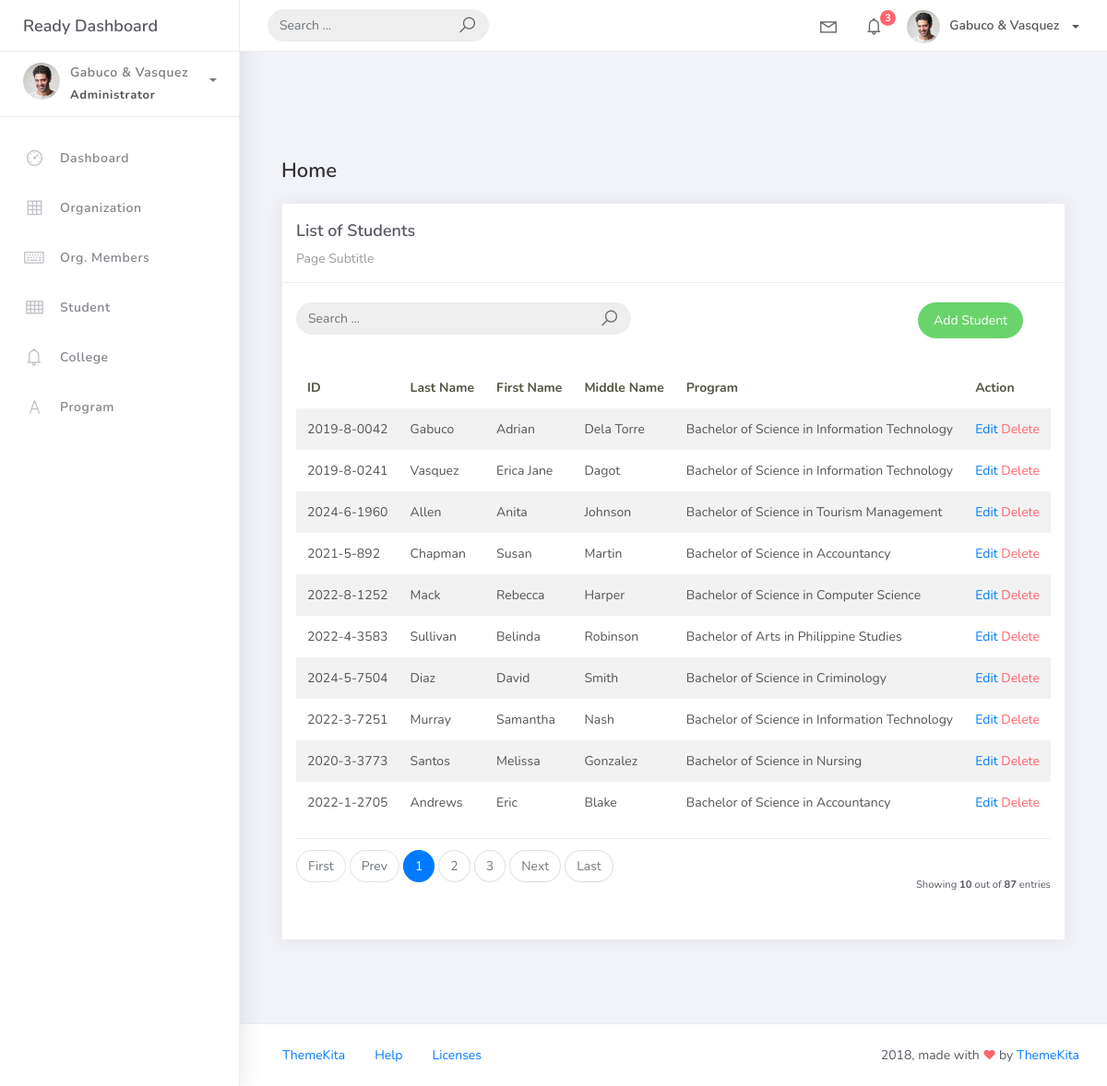
Screenshot of /student_list with the database file from the repository.
### studentorg/models.py (models this page shows, shortened)
class BaseModel(models.Model):
    created_at = models.DateTimeField(auto_now_add=True, db_index=True)
    updated_at = models.DateTimeField(auto_now=True)
    class Meta:
        abstract = True

class Student(BaseModel):
    student_id = models.CharField(max_length=15)
    lastname = models.CharField(max_length=25)
    firstname = models.CharField(max_length=25)
    middlename = models.CharField(max_length=25, null=True, blank=True)
    program = models.ForeignKey(Program, on_delete=models.CASCADE)

class Program(BaseModel):
    prog_name = models.CharField(max_length=150)
    college = models.ForeignKey(College, on_delete=models.CASCADE)
    def __str__(self):
        return self.prog_name

### studentorg/views.py (the view, shortened to what this page needs)
# urls.py: path('student_list', views.StudentList.as_view(), name='student-list'),
class StudentList(ListView):
    model = Student
    context_object_name = 'student'
    template_name = 'student_list.html'
    paginate_by = 10
    def get_queryset(self, *args, **kwargs):
        qs = super(StudentList, self).get_queryset(*args, **kwargs)
        return qs

### templates/student_list.html
{% extends 'base.html' %}
{% load static %}
{% block content %}
    <div class="content">
        <div class="container-fluid">
            <h4 class="page-title">Home</h4>
            <div class="row">
                <div class="col-md-12">
                    <div class="card">
                        <div class="card-header">
                            <div class="card-title">List of Students</div>
                            <div class="card-category">Page Subtitle</div>
                        </div>
                        <br />
                        <div class="col-md-12 row">
                            <div class="col-md-6">
                                <form class="navbar-left navbar-form nav-search mr-md-3" action="{% url 'student-list' %}">
                                    <div class="input-group">
                                        <input type="text" placeholder="Search ..." class="form-control" name="q"/>
                                        <div class="input-group-append">
                                            <span class="input-group-text">
                                                <i class="la la-search search-icon"></i>
                                            </span>
                                        </div>
                                    </div>
                                </form>
                            </div>
                            <div class="col-md-6">
                                <div class="pull-right">
                                    <a href="{% url 'student-add' %}" class="btn btn-success btn-rounded">Add Student</a>
                                </div>
                            </div>
                        </div>
                        <div class="card-body">
                            <table class="table table-striped mt-3">
                                <thead>
                                    <tr>
                                        <th scope="col">ID</th>
                                        <th scope="col">Last Name</th>
                                        <th scope="col">First Name</th>
                                        <th scope="col">Middle Name</th>
                                        <th scope="col">Program</th>
                                        <th scope="col">Action</th>
                                    </tr>
                                </thead>
                                <tbody>
                                    {% for object in object_list %}
                                    <tr>
                                        <td>{{ object.student_id }}</td>
                                        <td>{{ object.lastname }}</td>
                                        <td>{{ object.firstname }}</td>
                                        <td>{{ object.middlename }}</td>
                                        <td>{{ object.program }}</td>
                                        <td>
                                            <a href="student_list/{{ object.id }}">Edit</a>
                                            <a href="student_list/{{ object.id }}/delete" class="text-danger">Delete</a>
                                        </td>
                                    </tr>
                                    {% empty %}
                                    <tr>
                                        <td colspan="4" style="text-align: center">
                                            <p class="text-sm font-weight-bold mb-0">No Records Found</p>
                                        </td>
                                    </tr>
                                    {% endfor %}
                                </tbody>
                            </table>
                            {% include 'includes/pagination.html' %}
                        </div>
                    </div>
                </div>
            </div>
        </div>
    </div>
{% endblock %}

### rows the page displays
Student: student_id "2019-8-0042", lastname "Gabuco", firstname "Adrian", middlename "Dela Torre", program "Bachelor of Science in Information Technology"
Student: student_id "2019-8-0241", lastname "Vasquez", firstname "Erica Jane", middlename "Dagot", program "Bachelor of Science in Information Technology"
Student: student_id "2024-6-1960", lastname "Allen", firstname "Anita", middlename "Johnson", program "Bachelor of Science in Tourism Management"
Student: student_id "2021-5-892", lastname "Chapman", firstname "Susan", middlename "Martin", program "Bachelor of Science in Accountancy"
Student: student_id "2022-8-1252", lastname "Mack", firstname "Rebecca", middlename "Harper", program "Bachelor of Science in Computer Science"
Student: student_id "2022-4-3583", lastname "Sullivan", firstname "Belinda", middlename "Robinson", program "Bachelor of Arts in Philippine Studies"
Student: student_id "2024-5-7504", lastname "Diaz", firstname "David", middlename "Smith", program "Bachelor of Science in Criminology"
Student: student_id "2022-3-7251", lastname "Murray", firstname "Samantha", middlename "Nash", program "Bachelor of Science in Information Technology"
Student: student_id "2020-3-3773", lastname "Santos", firstname "Melissa", middlename "Gonzalez", program "Bachelor of Science in Nursing"
Student: student_id "2022-1-2705", lastname "Andrews", firstname "Eric", middlename "Blake", program "Bachelor of Science in Accountancy"

### other values shown
{{ page_num }} "1"
{{ page_num }} "2" "3"
{{ object_list.count }} "10"
{{ paginator.count }} "87"
